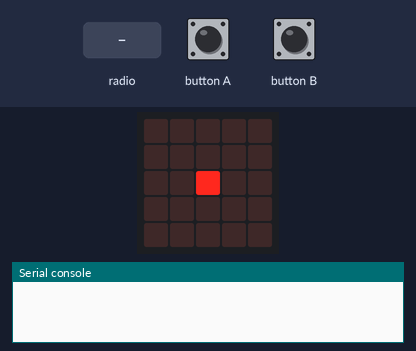
A program run on a simulated BBC micro:bit (MakeCode). On the bench: the board's 5×5 LED display, the last lines printed to the serial console. The test bench sets the inputs (shaded band). No radio messages arrive unless stated (any console line starting 'radio sent:' is added by the test bench).

Above: at 1.2 s.
1.3 s: button A pressed for 0.15 s
At 2.1 s:
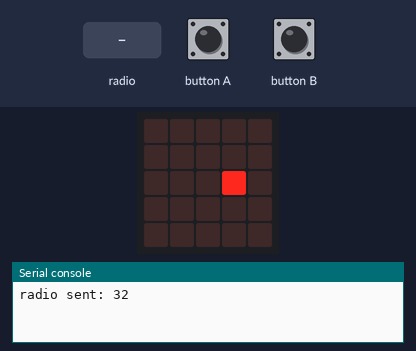
2.9 s: radio message "1" arrives
At 3.8 s:
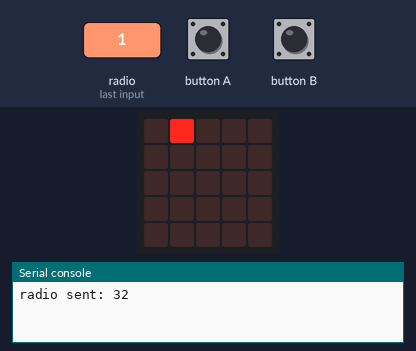
4.4 s: radio message "50" arrives
At 4.9 s:
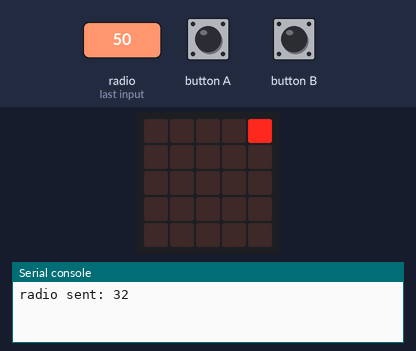
Timing chart, 0 to 7.4 s (numbered marks = the images above; inputs shaded):
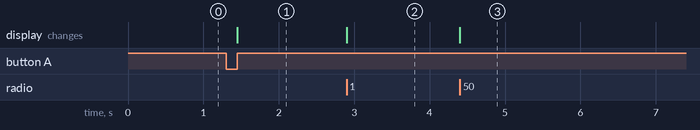

Measured:
- after the input at 1.3 s, the display: changes after 0.15 s (image 1)
- after the input at 2.9 s, the display: changes at once (image 2)
- after the input at 4.4 s, the display: changes at once (image 3)

The program:

main.ts
```typescript
input.onButtonPressed(Button.A, function () {
    bod.move(1)
    radio.sendString("" + (XY_na_text(bod.get(LedSpriteProperty.X), bod.get(LedSpriteProperty.Y))))
})
radio.onReceivedString(function (receivedString) {
    bod.set(LedSpriteProperty.X, parseFloat(receivedString.charAt(0)))
    bod.set(LedSpriteProperty.Y, parseFloat(receivedString.charAt(1)))
})
input.onButtonPressed(Button.B, function () {
    bod.turn(Direction.Right, 90)
})
function XY_na_text (X: number, Y: number) {
    return "" + convertToText(X) + convertToText(Y)
}
let bod: game.LedSprite = null
radio.setGroup(1)
bod = game.createSprite(2, 2)
basic.forever(function () {

})
```

test.ts
```typescript
// Tady jsou testy. Při použití tohoto balíčku jako rozšíření nebude zkompilováno.
```
